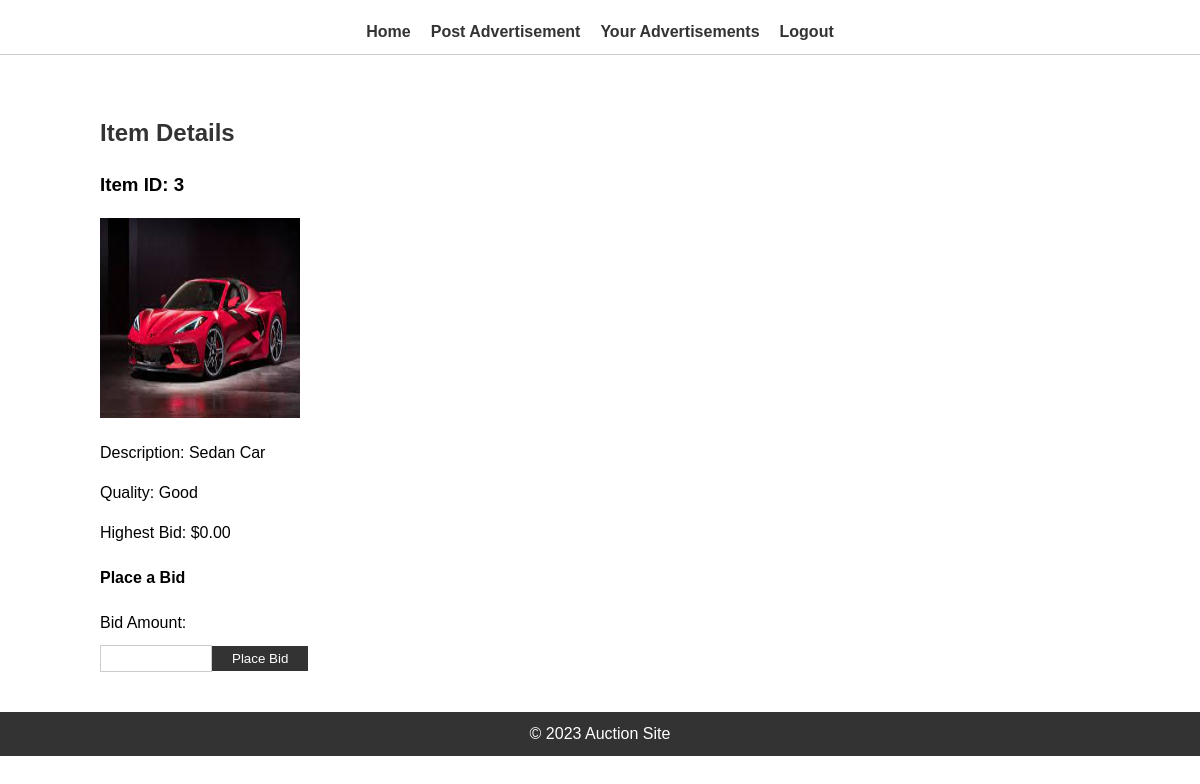
/item-details.php?itemId=3, run on the app's committed database.
### tables this page shows
CREATE TABLE `items` (
  `itemId` int(6) UNSIGNED NOT NULL,
  `userId` varchar(25) NOT NULL,
  `imagePath` varchar(255) NOT NULL,
  `description` text NOT NULL,
  `history` text NOT NULL,
  `quality` varchar(50) NOT NULL,
  `highest_bid` decimal(10,2) DEFAULT 0.00
);

### item-details.php (the view, shortened to what this page needs)
<!DOCTYPE html>
<html lang="en">
<head>
    <link rel="stylesheet" href="style.css">
</head>
<body>
    <header>
        <nav>
            <ul>
            <li><a href="home.php">Home</a></li>
                <li><a href="post-add.html">Post Advertisement</a></li>
                <li><a href="my-bids.php">Your Advertisements</a></li>
                <li><a href="index.php">Logout</a></li>
            </ul>
        </nav>
    </header>
    <main>
        <h2>Item Details</h2>
        <?php
        $servername = "localhost";
        $username = "root";
        $password = "";
        $dbname = "auction";
        $conn = new mysqli($servername, $username, $password, $dbname);
        if (isset($_GET['itemId'])) {
            $itemId = $_GET['itemId'];
            $query = "SELECT * FROM items WHERE itemId = $itemId";
            $result = $conn->query($query);
            if ($result->num_rows > 0) {
                $row = $result->fetch_assoc();
                echo "<h3>Item ID: " . $row['itemId'] . "</h3>";
                echo "<img src='" . $row['imagePath'] . "' alt='Item Image' style='width: 200px; height: 200px;'>";
                echo "<p>Description: " . $row['description'] . "</p>";
                echo "<p>Quality: " . $row['quality'] . "</p>";
                echo "<p>Highest Bid: $" . $row['highest_bid'] . "</p>";
                echo "<h4>Place a Bid</h4>";
                echo "<form action='place-bid.php' method='POST'>";
                echo "<label for='bidAmount'>Bid Amount:</label>";
                echo "<input type='number' id='bidAmount' name='bidAmount' step='0.01' required>";
                echo "<input type='submit' value='Place Bid'>";
                echo "</form>";
            } else {
                echo "<p>No item found with the provided ID.</p>";
            }
        } else {
            echo "<p>Invalid item ID.</p>";
        }
        ?>
    </main>
    <footer>
        <p>&copy; 2023 Auction Site</p>
    </footer>
</body>
</html>

### style.css (style rules this page uses)
body { font-family: Arial, sans-serif; font-size: 16px; line-height: 1.5; margin: 0; padding: 0; }
a { color: #333; text-decoration: none; }
ul { list-style: none; margin: 0; padding: 0; }
header { background-color: #fff; border-bottom: 1px solid #ccc; padding: 10px; }
nav { display: flex; justify-content: center; margin-top: 10px; }
nav ul { display: flex; }
nav li { margin: 0 10px; }
nav a { font-weight: bold; }
main { margin: 20px auto; max-width: 1000px; padding: 20px; }
h2 { color: #333; font-size: 1.5em; margin-bottom: 20px; }
img { max-width: 200px; height: auto; }
form { margin-top: 20px; }
form label { display: block; margin-bottom: 10px; }
input[type="number"] { width: 100px; padding: 5px; border: 1px solid #ccc; }
input[type="submit"] { padding: 5px 20px; background-color: #333; color: #fff; border: none; cursor: pointer; }
footer { background-color: #333; color: #fff; padding: 10px; text-align: center; }
footer p { margin: 0; }

### data on the page
items: itemId "3", imagePath (picture), description "Sedan Car", quality "Good", highest_bid "0.00"
